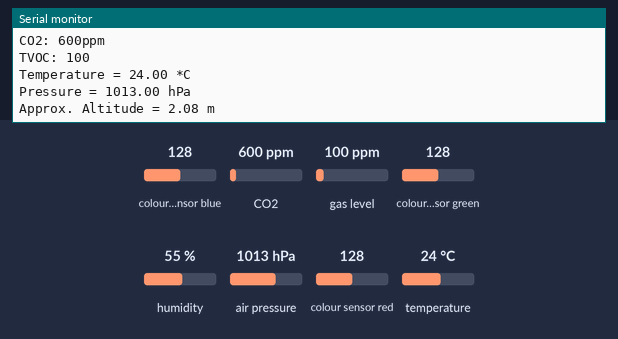
Simulated run of this sketch. Board: Arduino Uno, built with avr-gcc and run on an emulated ATmega328P. Parts: the last lines printed to the serial monitor. Inputs (shaded band) come from the test bench; at power-on: colour sensor blue 128, CO2 600 ppm, colour sensor green 128, gas level 100 ppm, humidity 55 %, air pressure 1013 hPa, colour sensor red 128, temperature 24 °C.

Above: at 1.2 s.
1.3 s: colour sensor blue set to 5
At 1.3 s:
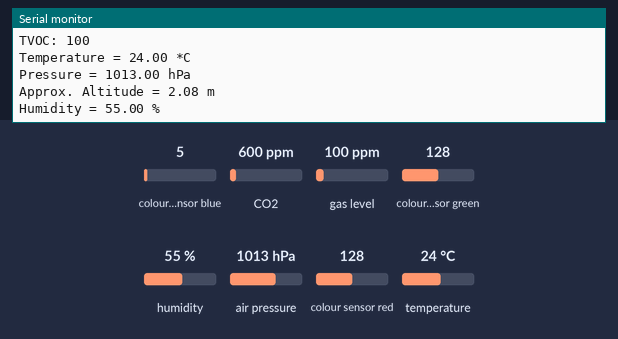
5.8 s: CO2 set to 1050 ppm
10.3 s: colour sensor green set to 5
14.8 s: gas level set to 20 ppm
16.3 s: humidity set to 22 %
At 18.0 s:
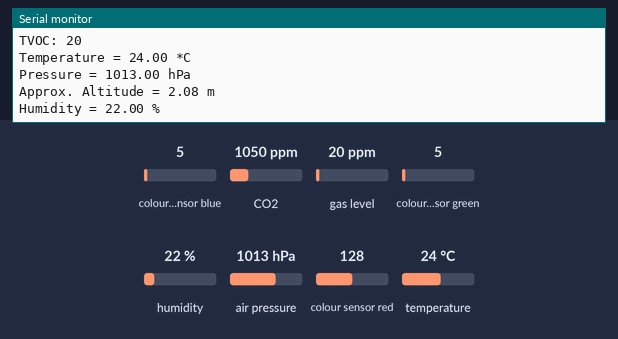
Timing chart, 0 to 18.8 s (numbered marks = the images above; inputs shaded):
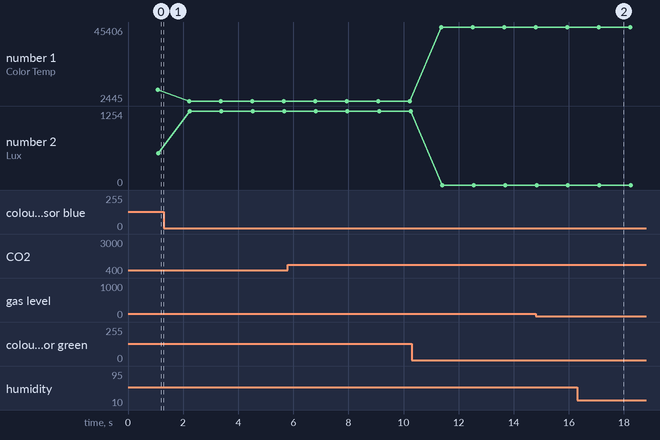

Measured:
- after the input at 16.3 s, the serial monitor: prints a new line after 0.92 s (image 2)
- plotted number 1: 8890 → 2445 after the input at 1.3 s, 2445 → 45406 after the input at 10.3 s
- plotted number 2: 534 → 1254 after the input at 1.3 s, 1254 → 0 after the input at 10.3 s

The sketch:

Combine-Temp-RGB-VOC.ino
```cpp
/***************************************************************************
  This is a sketch that connects the
  1) BME280 humidity, temperature & pressure sensor
  2) CCS811 Gas Sensor - Co2 and VOC
  3) TCS34725 - RGB colour sensor - Colour temp, LUX

  These sensors use I2C or SPI to communicate, 2 or 4 pins are required
  to interface. The device's I2C address is either 0x76 or 0x77.

SDA-> Pin 4A on Arduino Uno
SCL -> Pin 5A on Arduino Uno

Notes on wiring:
CCS811 Gas Sensor - Co2 and VOC - must also ground WAKE pin
TCS34725 - RGB colour sensor - To turn off LED on Board ground LED pin


 ***************************************************************************/

#include <Wire.h>
#include <SPI.h>
#include <Adafruit_Sensor.h>
#include <Adafruit_BME280.h>
#include "Adafruit_TCS34725.h" // RGB code
#include "Adafruit_CCS811.h" //CCS811 code

#define BME_SCK 13
#define BME_MISO 12
#define BME_MOSI 11
#define BME_CS 10

#define SEALEVELPRESSURE_HPA (1013.25)

Adafruit_CCS811 ccs;
Adafruit_BME280 bme; // I2C
//Adafruit_BME280 bme(BME_CS); // hardware SPI
//Adafruit_BME280 bme(BME_CS, BME_MOSI, BME_MISO, BME_SCK); // software SPI

/* Initialise with specific int time and gain values */
Adafruit_TCS34725 tcs = Adafruit_TCS34725(TCS34725_INTEGRATIONTIME_700MS, TCS34725_GAIN_1X);


unsigned long delayTime;

void setup() {
    Serial.begin(9600);
    tcs.begin();
    !ccs.begin();
    /*while(!Serial);    // get serial running
    //Serial.println(F("BME280 test"));
    //Serial.println("CCS811 test");

    if (tcs.begin()) {
    //Serial.println("Found sensor");
    } else {
    Serial.println("No TCS34725 found ... check your connections");
    while (1);
    }

    if(!ccs.begin()){
    Serial.println("Failed to start sensor! Please check your wiring.");
    while(1);
  }*/

  // Wait for the sensor to be ready
    while(!ccs.available());
    unsigned status;

    // default settings
    status = bme.begin();
    // You can also pass in a Wire library object like &Wire2
    // status = bme.begin(0x76, &Wire2)
    /*if (!status) {
        Serial.println("Could not find a valid BME280 sensor, check wiring, address, sensor ID!");
        Serial.print("SensorID was: 0x"); Serial.println(bme.sensorID(),16);
        Serial.print("        ID of 0xFF probably means a bad address, a BMP 180 or BMP 085\n");
        Serial.print("   ID of 0x56-0x58 represents a BMP 280,\n");
        Serial.print("        ID of 0x60 represents a BME 280.\n");
        Serial.print("        ID of 0x61 represents a BME 680.\n");
        while (1) delay(10);
    }

    Serial.println("-- Default Test --");


    Serial.println();*/
    delayTime = 1000;
}


void loop() {
    printValues();
    delay(delayTime);

//---RGB code
      //float red, green, blue; //taken from the other sketch to transform RGB values
      uint16_t r, g, b, c, colorTemp, lux;

      tcs.getRawData(&r, &g, &b, &c);
      //tcs.getRGB(&red, &green, &blue);//taken from the other sketch to transform RGB values

    colorTemp = tcs.calculateColorTemperature(r, g, b);
    lux = tcs.calculateLux(r, g, b);
 //-----

    Serial.print("Color Temp: "); Serial.print(colorTemp, DEC); Serial.println(" K ");
    Serial.print("Lux: "); Serial.print(lux, DEC);

    Serial.println(" ");
      if(ccs.available()){
      if(!ccs.readData()){
      Serial.print("CO2: "); Serial.print(ccs.geteCO2()); Serial.println("ppm");
      Serial.print("TVOC: ");
      Serial.println(ccs.getTVOC());
    }
    else{
      Serial.println("ERROR!");
      while(1);
    }
  }
  delay(50);
}


void printValues() { // prints the values for the BME280
    Serial.print("Temperature = "); Serial.print(bme.readTemperature()); Serial.println(" *C");
    Serial.print("Pressure = "); Serial.print(bme.readPressure() / 100.0F);Serial.println(" hPa");
    Serial.print("Approx. Altitude = "); Serial.print(bme.readAltitude(SEALEVELPRESSURE_HPA)); Serial.println(" m");
    Serial.print("Humidity = "); Serial.print(bme.readHumidity()); Serial.println(" %");

    Serial.println();


}
```
